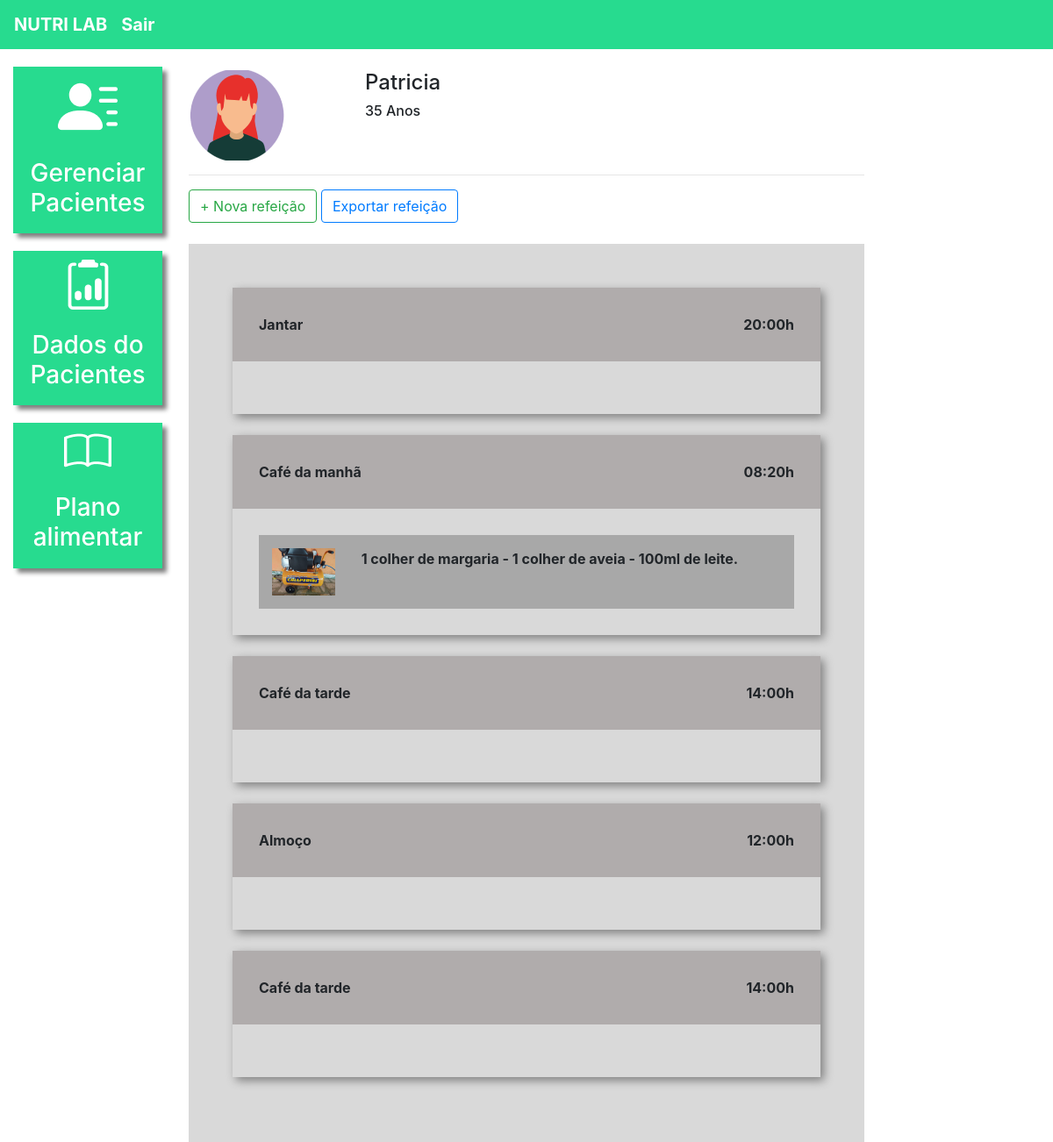
Page /plano_alimentar/2/ (signed in) on the committed database.
### plataforma/models.py (models this page shows, shortened)
class Pacientes(models.Model):
    choices_sexo = (('F', 'Feminino'),
                    ('M', 'Maculino'))
    nome = models.CharField(max_length=50)
    sexo = models.CharField(max_length=1, choices=choices_sexo)
    idade = models.IntegerField()
    email = models.EmailField()
    telefone = models.CharField(max_length=19)
    nutri = models.ForeignKey(User, on_delete=models.CASCADE)

class Refeicao(models.Model):
    paciente = models.ForeignKey(Pacientes, on_delete=models.CASCADE)
    titulo = models.CharField(max_length=50)
    horario = models.TimeField()
    carboidratos = models.IntegerField()
    proteinas = models.IntegerField()
    gorduras = models.IntegerField()

class Opcao(models.Model):
    refeicao = models.ForeignKey(Refeicao, on_delete=models.CASCADE)
    imagem = models.ImageField(upload_to="opcao")
    descricao = models.TextField()

### plataforma/views.py (the view)
# urls.py: path('plano_alimentar/<str:id>/', views.plano_alimentar, name="plano_alimentar"),
def plano_alimentar(request, id):
    paciente = get_object_or_404(Pacientes, id=id)
    if not paciente.nutri == request.user:
        messages.add_message(request, constants.ERROR, 'Esse paciente não é seu')
        return redirect('/plano_alimentar_listar/')
    if request.method == "GET":
        r1 = Refeicao.objects.filter(paciente=paciente)
        opcao = Opcao.objects.all()
        return render(request, 'plano_alimentar.html', {'paciente': paciente, 'refeicao':r1, 'opcao': opcao})

### plataforma/templates/plano_alimentar.html (shortened to what this page needs)
{% extends 'base_plataforma.html' %}
{% load static %}
{% block 'plataforma' %}
    <br>
    <div class="row">
        <div class="col-md-3">
            {% if paciente.sexo == "M"%}
                <img src="{% static 'plataforma/img/perfil2.png' %}">
            {% else %}
                <img src="{% static 'plataforma/img/perfil1.png' %}">
            {% endif %}
        </div>
        <div class="col-md-3 dados descricao">
            <h4>{{paciente.nome}}</h4>
            <h6>{{paciente.idade}} Anos</h6>
        </div>
    </div>
    <hr>
    <button type="button" class="btn btn-outline-success" data-toggle="modal" data-target="#modal">
        + Nova refeição
    </button>
    <button type="button" class="btn btn-outline-primary">
        Exportar refeição
    </button>
    <br>
    <br>
    <div class="fundo-alimentar">
        {% for re in refeicao %}
            <div class="refeicao">
                <div class="head-refeicao">
                    <span>{{re.titulo}}</span>
                    <span style="float: right;">{{re.horario}}h</span>
                </div>
                <div class="body-refeicao">
                    {% for o1 in opcao%}
                        {% if o1.refeicao == re %}
                            <div class="opcao">
                                <div class="row">
                                    <div class="col-md-2">
                                        <img width="100%" src="{{o1.imagem.url}}">
                                    </div>
                                    <div class="col-md-10">
                                        {{o1.descricao}}
                                    </div>
                                </div>
                            </div>
                        {% endif %}
                    {% endfor %}
                </div>
            </div>
            <br>
        {% endfor %}
    </div>
{% endblock%}

### templates/base_plataforma.html
{% extends 'base.html' %}
{% load static %}
{% block 'head' %}
    <link rel="stylesheet" href="{% static 'plataforma/css/css.css' %}">
    <link rel="stylesheet" href="{% static 'plataforma/css/plano_alimentar.css' %}">
{% endblock %}
{% block 'body' %}
    <div class="container-fluid">
        <div class="row">
            <div class="col-md-2">
                <a href="{% url 'pacientes' %}" class="link-lateral">
                    <div class="card-lateral">
                        <img src="{% static 'plataforma/img/paciente.png' %}">
                        <br>
                        <br>
                        <h3>Gerenciar Pacientes</h3>
                    </div>
                </a>
                <a href="{% url 'dados_paciente_listar' %}" class="link-lateral">
                    <div class="card-lateral">
                        <img src="{% static 'plataforma/img/dados_paciente.png' %}">
                        <br>
                        <br>
                        <h3>Dados do Pacientes</h3>
                    </div>
                </a>
                <a href="{% url 'plano_alimentar_listar' %}" class="link-lateral">
                    <div class="card-lateral">
                        <img src="{% static 'plataforma/img/plano_alimentar.png' %}">
                        <br>
                        <br>
                        <h3>Plano alimentar</h3>
                    </div>
                </a>
            </div>
            <div class="col-md-8">
                {% block 'plataforma' %}
                {% endblock %}
            </div>
        </div>
    </div>
{% endblock%}

### templates/base.html (shortened to what this page needs)
{% load static %}
<!doctype html>
<html lang="pt-BR">
    <head>
        {% block 'head' %}{% endblock %}
        <link rel="stylesheet" href="https://cdn.jsdelivr.net/npm/bootstrap@4.6.1/dist/css/bootstrap.min.css">
    </head>
    <body>
        {% if user.is_authenticated %}
            <nav style="background-color: #27DB8F;" class="navbar navbar-expand-lg navbar-dark">
                <a style="font-weight: bold" class="navbar-brand" href="#">NUTRI LAB</a>
                <a style="font-weight: bold" class="navbar-brand" href="{% url 'sair' %}">Sair</a>
            </nav>
        {% endif %}
        {% block 'body' %}
        {% endblock %}
    </body>
</html>

### templates/static/plataforma/css/css.css (style rules this page uses)
.card-lateral { background-color: #27DB8F; margin-top: 20px; padding: 10px; color: white; font-weight: bold; text-decoration: none; text-align: center; box-shadow: 5px 5px 5px gray; }
.dados { font-weight: bold; }
.descricao { margin-left: -12%; }
@media (max-width: 1300px) { .descricao { margin-left: 1px; } }

### templates/static/plataforma/css/plano_alimentar.css (style rules this page uses)
.fundo-alimentar { background-color: #D9D9D9; padding: 50px; }
.refeicao { box-shadow: 4px 4px 10px gray; }
.head-refeicao { background-color: #B0ACAC; padding: 30px; font-weight: bold; }
.body-refeicao { padding: 30px; font-weight: bold; }
.opcao { background-color: #A8A8A8; padding: 15px; }

### rows in the picture
Pacientes: nome "Patricia", idade "35"
Refeicao: titulo "Jantar", horario "20:00"
Refeicao: titulo "Café da manhã", horario "08:20"
Opcao: imagem (picture), descricao "1 colher de margaria - 1 colher de aveia - 100ml de leite."
Refeicao: titulo "Café da tarde", horario "14:00"
Refeicao: titulo "Almoço", horario "12:00"
Refeicao: titulo "Café da tarde", horario "14:00"
